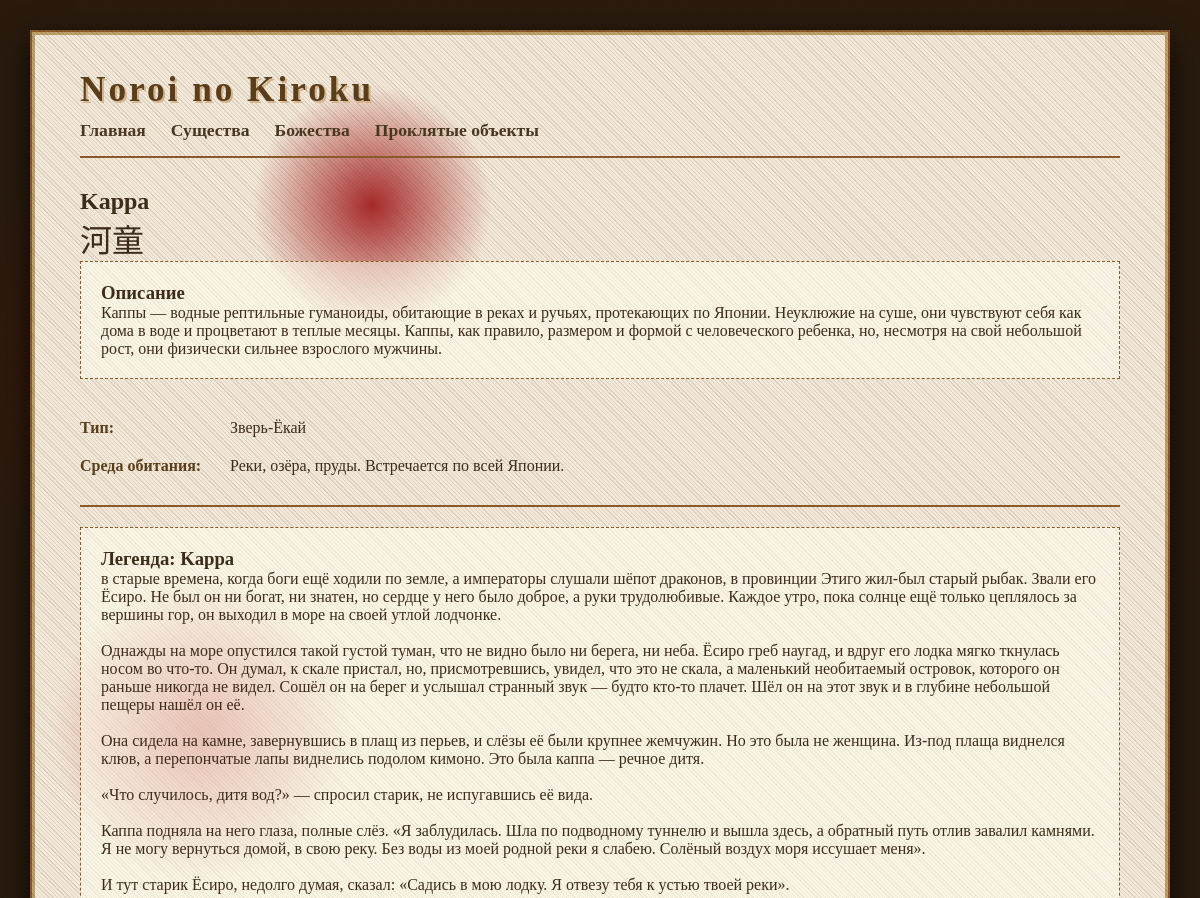
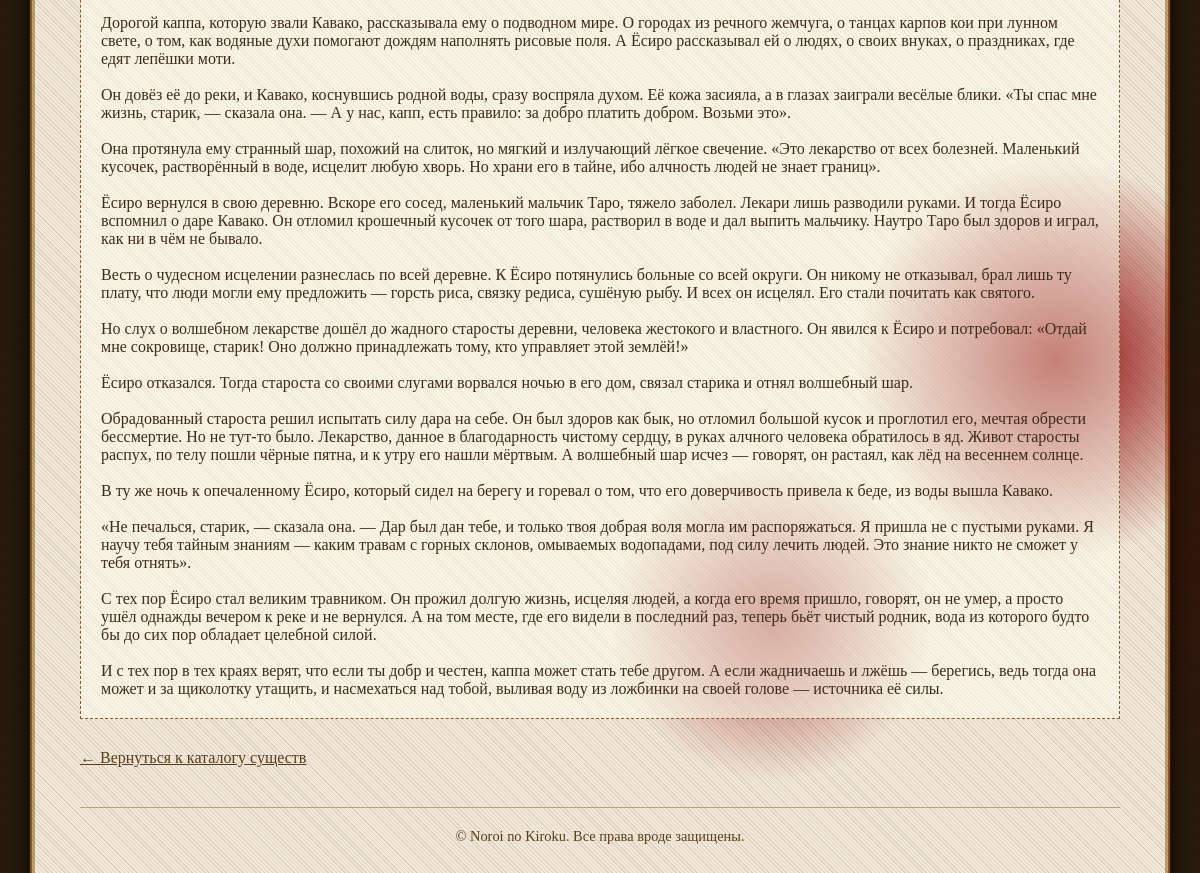
The app's page /creature.php?id=2 with its own data (2 pictures, top to bottom).
### tables this page shows
CREATE TABLE `creatures` (
  `id` int(11) NOT NULL,
  `name` varchar(255) DEFAULT NULL,
  `habitat` text DEFAULT NULL,
  `type` varchar(100) DEFAULT NULL,
  `story_id` varchar(50) DEFAULT NULL,
  `place_id` varchar(5) DEFAULT NULL,
  `name_kanji` varchar(100) DEFAULT NULL,
  `desc` text DEFAULT NULL
);

CREATE TABLE `story` (
  `id` varchar(5) NOT NULL,
  `name` varchar(21) DEFAULT NULL,
  `story` varchar(4514) DEFAULT NULL,
  `source` varchar(22) DEFAULT NULL
);

### creature.php (the view, shortened to what this page needs)
<?php
require_once 'includes/config.php';
$id = (int)$_GET['id'];
try {
    $stmt = $pdo->prepare("SELECT * FROM creatures WHERE id = ?");
    $stmt->execute([$id]);
    $creature = $stmt->fetch();
    $story = null;
    if (!empty($creature['story_id'])) {
        $stmtStory = $pdo->prepare("SELECT name, story FROM story WHERE id = ?");
        $stmtStory->execute([$creature['story_id']]);
        $story = $stmtStory->fetch();
    }
} catch (PDOException $e) {
    die("Ошибка при получении данных: " . $e->getMessage());
}
include 'includes/header.php';
?>
<h2><?php echo htmlspecialchars($creature['name']); ?></h2>
<?php if (!empty($creature['name_kanji'])): ?>
    <p style="font-size: 2rem;"><?php echo htmlspecialchars($creature['name_kanji']); ?></p>
<?php endif; ?>
<div class="detail-block">
    <h3>Описание</h3>
    <p><?php echo nl2br(htmlspecialchars($creature['desc'])); ?></p>
</div>
<table class="info-table">
    <tr>
        <th>Тип:</th>
        <td><?php echo htmlspecialchars($creature['type']); ?></td>
    </tr>
    <tr>
        <th>Среда обитания:</th>
        <td><?php echo htmlspecialchars($creature['habitat']); ?></td>
    </tr>
</table>
<?php if ($story): ?>
    <hr>
    <div class="detail-block">
        <h3>Легенда: <?php echo htmlspecialchars($story['name']); ?></h3>
        <p><?php echo nl2br(htmlspecialchars($story['story'])); ?></p>
    </div>
<?php endif; ?>
<p><a href="creatures.php">← Вернуться к каталогу существ</a></p>
<?php
include 'includes/footer.php';
?>

### assets/css/style.css (style rules this page uses)
* { margin: 0; padding: 0; box-sizing: border-box; }
body { font-family: 'Times New Roman', 'Yu Mincho', 'MS Mincho', serif; background-color: #2a1b0e; background-image: repeating-linear-gradient(45deg, rgba(0,0,0,0.05) 0px, rgba(0,0,0,0.05) 2px, transparent 2px, transparent 4px), radial-gradient(circle at 10% 20%, rgba(139, 0, 0, 0.15) 0px, transparent 200px), radial-gradient(circle at 95% 80%, rgba(100, 0, 0, 0.2) 0px, transparent 250px), radial-gradient(circle at 30% 90%, #3a1a1a 0px, transparent 150px); min-height: 100vh; display: flex; justify-content: center; align-items: center; padding: 30px; color: #3e2c1b; }
.detail-block { margin-bottom: 30px; padding: 20px; background: rgba(255, 255, 240, 0.5); border: 1px dashed #8b5a2b; }
.info-table { width: 100%; border-collapse: collapse; }
.info-table th { text-align: left; width: 150px; color: #5a3e1b; font-weight: bold; vertical-align: top; padding: 10px 0; }
.info-table td { padding: 10px 0; color: #3e2c1b; }
a { color: #5a3e1b; }
hr { border: none; border-top: 2px solid #8b5a2b; margin: 20px 0; }

### records on screen
creatures: name "Kappa", name_kanji "河童", desc "Каппы — водные рептильные гуманоиды, обитающие в реках и ручьях, протекающих по Японии. Неуклюжие на суше, они чувствуют себя как дома в воде и процветают в теплые месяцы. Каппы, как правило, размером и формой с человеческого ребенка, но, несмотря на свой небольшой рост, они физически сильнее взрослого мужчины.", type "Зверь-Ёкай", habitat "Реки, озёра, пруды. Встречается по всей Японии."
story: name "Kappa", story "в старые времена, когда боги ещё ходили по земле, а императоры слушали шёпот драконов, в провинции Этиго жил-был старый рыбак. Звали его Ёсиро. Не был он ни богат, ни знатен, но сердце у него было доброе, а руки трудолюбивые. Каждое утро, пока солнце ещё только цеплялось за вершины гор, он выходил в море на своей утлой лодчонке. Однажды на море опустился такой густой туман, что не видно было ни берега, ни неба. Ёсиро греб наугад, и вдруг его лодка мягко ткнулась носом во что-то. Он думал, к скале пристал, но, присмотревшись, увидел, что это не скала, а маленький необитаемый островок, которого он раньше никогда не видел. Сошёл он на берег и услышал странный звук — будто кто-то плачет. Шёл он…"
